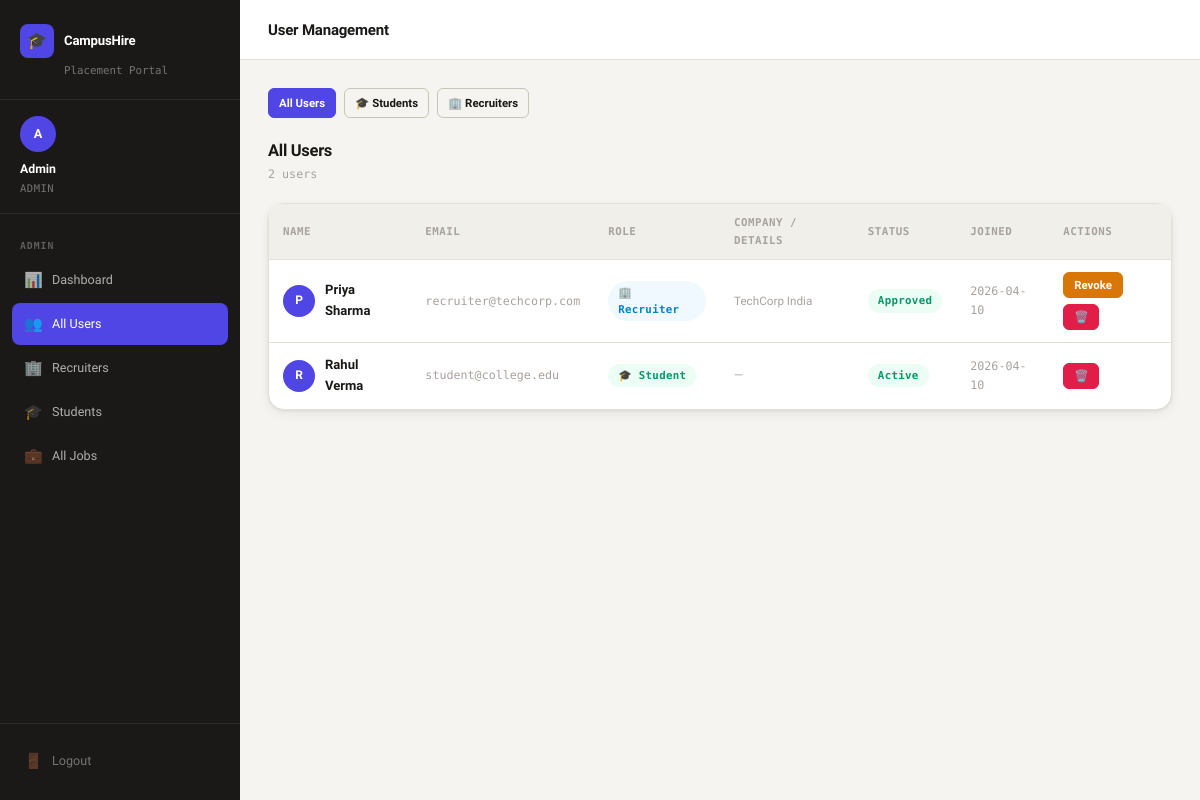
Page /admin/users (signed in) on the committed database.
### tables this page shows
CREATE TABLE recruiter_profiles (
            id          INTEGER PRIMARY KEY AUTOINCREMENT,
            user_id     INTEGER UNIQUE NOT NULL,
            company     TEXT,
            designation TEXT,
            phone       TEXT,
            website     TEXT,
            FOREIGN KEY (user_id) REFERENCES users(id)
        );

CREATE TABLE users (
            id          INTEGER PRIMARY KEY AUTOINCREMENT,
            name        TEXT NOT NULL,
            email       TEXT UNIQUE NOT NULL,
            password    TEXT NOT NULL,           -- stored as plain text (use hashing in production!)
            role        TEXT NOT NULL,           -- 'student', 'recruiter', 'admin'
            approved    INTEGER DEFAULT 1,       -- recruiters need admin approval (0=pending, 1=approved, 2=rejected)
            created_at  TEXT DEFAULT (datetime('now'))
        );

### routes/admin.py (the view)
@admin_bp.route('/users')
@admin_required
def users():
    db = get_db()
    role_filter = request.args.get('role', '')
    query = "SELECT u.*, rp.company FROM users u LEFT JOIN recruiter_profiles rp ON rp.user_id=u.id WHERE u.role != 'admin'"
    params = []
    if role_filter in ('student', 'recruiter'):
        query += " AND u.role=?"
        params.append(role_filter)
    query += " ORDER BY u.created_at DESC"
    all_users = db.execute(query, params).fetchall()
    return render_template('admin/users.html', users=all_users, role_filter=role_filter)

### app.py (called while the page is built)
def get_db():
    if 'db' not in g:
        g.db = sqlite3.connect(
            app.config['DATABASE'],
            detect_types=sqlite3.PARSE_DECLTYPES
        )
        g.db.row_factory = sqlite3.Row  # Rows behave like dicts
    return g.db

### routes/admin.py (called while the page is built)
def get_db():
    return current_app.get_db()

def admin_required(f):
    @wraps(f)
    def wrapper(*args, **kwargs):
        if 'user_id' not in session or session.get('user_role') != 'admin':
            flash('Admin access required.', 'error')
            return redirect(url_for('auth.login'))
        return f(*args, **kwargs)
    return wrapper

### templates/admin/users.html (shortened to what this page needs)
{% extends "base.html" %}
{% block page_title %}User Management{% endblock %}
{% block sidebar_nav %}
  <div class="nav-section-label">Admin</div>
  <a href="{{ url_for('admin.dashboard') }}" class="nav-link"><span class="nav-icon">📊</span> Dashboard</a>
  <a href="{{ url_for('admin.users') }}" class="nav-link {{ 'active' if not role_filter }}"><span class="nav-icon">👥</span> All Users</a>
  <a href="{{ url_for('admin.users', role='recruiter') }}" class="nav-link {{ 'active' if role_filter == 'recruiter' }}"><span class="nav-icon">🏢</span> Recruiters</a>
  <a href="{{ url_for('admin.users', role='student') }}" class="nav-link {{ 'active' if role_filter == 'student' }}"><span class="nav-icon">🎓</span> Students</a>
  <a href="{{ url_for('admin.jobs') }}" class="nav-link"><span class="nav-icon">💼</span> All Jobs</a>
{% endblock %}
{% block content %}
<div style="display:flex; gap:8px; margin-bottom:20px;">
  <a href="{{ url_for('admin.users') }}" class="btn {{ 'btn-primary' if not role_filter else 'btn-outline' }} btn-sm">All Users</a>
  <a href="{{ url_for('admin.users', role='student') }}" class="btn {{ 'btn-primary' if role_filter == 'student' else 'btn-outline' }} btn-sm">🎓 Students</a>
  <a href="{{ url_for('admin.users', role='recruiter') }}" class="btn {{ 'btn-primary' if role_filter == 'recruiter' else 'btn-outline' }} btn-sm">🏢 Recruiters</a>
</div>
<div class="section-header">
  <div>
    <div class="section-title">
      {% if role_filter == 'student' %}Students
      {% elif role_filter == 'recruiter' %}Recruiters
      {% else %}All Users{% endif %}
    </div>
    <div class="section-sub">{{ users|length }} user{{ 's' if users|length != 1 }}</div>
  </div>
</div>
{% if users %}
  <div class="card" style="padding:0;">
    <div class="table-wrap">
      <table>
        <thead>
          <tr>
            <th>Name</th>
            <th>Email</th>
            <th>Role</th>
            <th>Company / Details</th>
            <th>Status</th>
            <th>Joined</th>
            <th>Actions</th>
          </tr>
        </thead>
        <tbody>
          {% for user in users %}
          <tr>
            <td>
              <div style="display:flex; align-items:center; gap:10px;">
                <div style="width:32px; height:32px; border-radius:50%; background:var(--indigo); display:flex; align-items:center; justify-content:center; color:#fff; font-weight:700; font-size:.8rem; flex-shrink:0;">
                  {{ user.name[0].upper() }}
                </div>
                <span class="fw-600" style="font-size:.87rem;">{{ user.name }}</span>
              </div>
            </td>
            <td class="text-small font-mono text-muted">{{ user.email }}</td>
            <td>
              <span class="badge {{ 'badge-active' if user.role == 'student' else 'badge-applied' }}">
                {{ '🎓' if user.role == 'student' else '🏢' }} {{ user.role | capitalize }}
              </span>
            </td>
            <td class="text-small text-muted">{{ user.company or '—' }}</td>
            <td>
              {% if user.role == 'student' %}
                <span class="badge badge-active">Active</span>
              {% elif user.approved == 0 %}
                <span class="badge badge-pending">Pending</span>
              {% elif user.approved == 1 %}
                <span class="badge badge-approved">Approved</span>
              {% else %}
                <span class="badge badge-rejected-rec">Rejected</span>
              {% endif %}
            </td>
            <td class="text-small font-mono text-muted">{{ user.created_at[:10] }}</td>
            <td>
              <div style="display:flex; gap:6px; flex-wrap:wrap;">
                {% if user.role == 'recruiter' and user.approved == 0 %}
                  <form method="POST" action="{{ url_for('admin.approve_recruiter', user_id=user.id) }}" style="display:inline;">
                    <input type="hidden" name="action" value="approve">
                    <button type="submit" class="btn btn-emerald btn-sm">✅ Approve</button>
                  </form>
                  <form method="POST" action="{{ url_for('admin.approve_recruiter', user_id=user.id) }}" style="display:inline;">
                    <input type="hidden" name="action" value="reject">
                    <button type="submit" class="btn btn-rose btn-sm">❌ Reject</button>
                  </form>
                {% elif user.role == 'recruiter' and user.approved == 1 %}
                  <form method="POST" action="{{ url_for('admin.approve_recruiter', user_id=user.id) }}" style="display:inline;">
                    <button type="submit" class="btn btn-amber btn-sm">Revoke</button>
                  </form>
                {% elif user.role == 'recruiter' and user.approved == 2 %}
                  <form method="POST" action="{{ url_for('admin.approve_recruiter', user_id=user.id) }}" style="display:inline;">
                    <input type="hidden" name="action" value="approve">
                    <button type="submit" class="btn btn-emerald btn-sm">Re-approve</button>
                  </form>
                {% endif %}
                <form method="POST" action="{{ url_for('admin.delete_user', user_id=user.id) }}"
                  onsubmit="return confirm('Delete {{ user.name }}? This cannot be undone.');" style="display:inline;">
                  <button type="submit" class="btn btn-rose btn-sm">🗑️</button>
                </form>
              </div>
            </td>
          </tr>
          {% endfor %}
        </tbody>
      </table>
    </div>
  </div>
{% endif %}
{% endblock %}

### static/css/style.css (style rules this page uses)
:root { --bg: #f5f4f0; --surface: #ffffff; --surface-2: #f0efe9; --border: #e2e0d8; --border-dark: #c8c5b8; --indigo: #4f46e5; --indigo-dark: #3730a3; --indigo-light: #eef2ff; --emerald: #059669; --emerald-light:#ecfdf5; --amber: #d97706; --amber-light: #fffbeb; --rose: #e11d48; --rose-light: #fff1f2; --sky: #0284c7; --sky-light: #f0f9ff; --text: #1a1917; --text-2: #57534e; --text-3: #a8a29e; --radius: 10px; --radius-sm: 6px; --radius-lg: 16px; --shadow: 0 1px 3px rgba(0,0,0,.08), 0 4px 12px rgba(0,0,0,.06); --shadow-lg: 0 8px 24px rgba(0,0,0,.10); --sidebar-w: 240px; --font: 'Sora', sans-serif; --mono: 'DM Mono', monospace; }
*, *::before, *::after { box-sizing: border-box; margin: 0; padding: 0; }
html { font-size: 15px; }
body { font-family: var(--font); background: var(--bg); color: var(--text); line-height: 1.6; -webkit-font-smoothing: antialiased; }
a { color: inherit; text-decoration: none; }
button, input, select, textarea { font-family: inherit; }
.nav-section-label { font-size: .65rem; font-weight: 600; text-transform: uppercase; letter-spacing: 1px; color: rgba(255,255,255,.3); padding: 12px 8px 6px; font-family: var(--mono); }
.nav-link { display: flex; align-items: center; gap: 10px; padding: 9px 12px; border-radius: 8px; font-size: .84rem; font-weight: 500; color: rgba(255,255,255,.65); transition: all .15s ease; margin-bottom: 2px; }
.nav-link.active { background: var(--indigo); color: #fff; }
.nav-link .nav-icon { font-size: 1rem; width: 18px; text-align: center; }
.card { background: var(--surface); border: 1px solid var(--border); border-radius: var(--radius-lg); padding: 24px; box-shadow: var(--shadow); }
.table-wrap { overflow-x: auto; }
table { width: 100%; border-collapse: collapse; font-size: .85rem; }
th { text-align: left; padding: 10px 14px; font-size: .72rem; font-weight: 600; text-transform: uppercase; letter-spacing: .5px; color: var(--text-3); font-family: var(--mono); border-bottom: 1px solid var(--border); background: var(--surface-2); }
th:first-child { border-radius: var(--radius-sm) 0 0 0; }
th:last-child { border-radius: 0 var(--radius-sm) 0 0; }
td { padding: 12px 14px; border-bottom: 1px solid var(--border); vertical-align: middle; }
tr:last-child td { border-bottom: none; }
.badge { display: inline-flex; align-items: center; gap: 4px; padding: 3px 10px; border-radius: 999px; font-size: .72rem; font-weight: 600; font-family: var(--mono); letter-spacing: .3px; }
.badge-applied { background: var(--sky-light); color: var(--sky); }
.badge-active { background: var(--emerald-light); color: var(--emerald); }
.badge-approved { background: var(--emerald-light); color: var(--emerald); }
.btn { display: inline-flex; align-items: center; justify-content: center; gap: 6px; padding: 8px 16px; border-radius: var(--radius-sm); font-size: .83rem; font-weight: 600; cursor: pointer; border: 1px solid transparent; transition: all .15s ease; white-space: nowrap; }
.btn-primary { background: var(--indigo); color: #fff; border-color: var(--indigo); }
.btn-rose { background: var(--rose); color: #fff; border-color: var(--rose); }
.btn-amber { background: var(--amber); color: #fff; border-color: var(--amber); }
.btn-outline { background: transparent; color: var(--text); border-color: var(--border-dark); }
.btn-sm { padding: 5px 10px; font-size: .76rem; }
.section-header { display: flex; align-items: center; justify-content: space-between; margin-bottom: 20px; }
.section-title { font-size: 1.1rem; font-weight: 700; letter-spacing: -.3px; }
.section-sub { font-size: .78rem; color: var(--text-3); font-family: var(--mono); }
.text-muted { color: var(--text-3); }
.text-small { font-size: .78rem; }
.font-mono { font-family: var(--mono); }
.fw-600 { font-weight: 600; }

### rows in the picture
recruiter_profiles: name "P", name "Priya Sharma", email "recruiter@techcorp.com", role "Recruiter", company "TechCorp India", shows "Approved", created_at "2026-04-10"
users: role "🏢"
users: name "R", name "Rahul Verma", email "student@college.edu", role "🎓", role "Student", company "—", shows "Active", created_at "2026-04-10"

### other values in the picture
{{ session.user_name[0].upper() if session.user_name else '?' }} "A"
{{ session.user_name }} "Admin"
{{ session.user_role }} "ADMIN"
{{ users|length }} "2"
{{ 's' if users|length != 1 }} "s"
